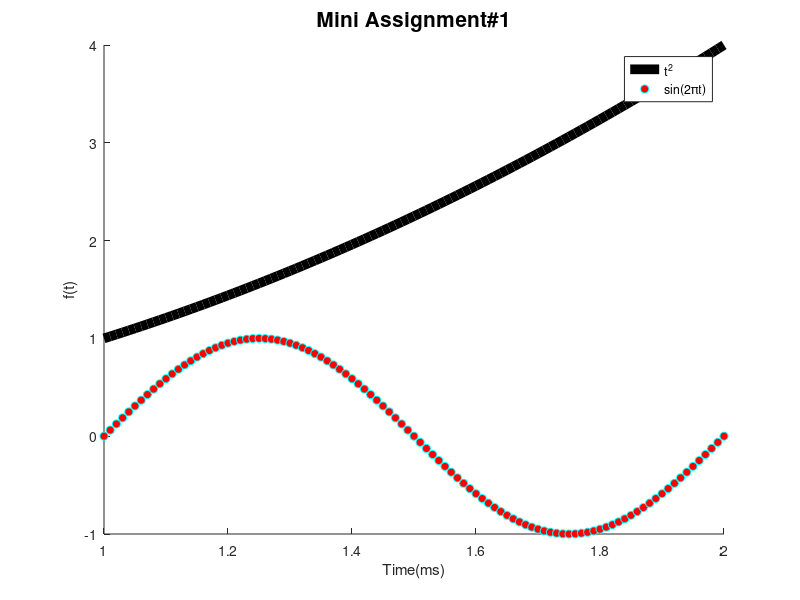

This chart was generated by the following MATLAB code:
t=1:0.01:2;
f=t.^2;
g=sin(2*pi.*t);
hold
h = plot(t,f,'k-',t,g,'or');
set(h(1),'LineWidth',7);
set(h(2),'Color','magenta','MarkerFaceColor','red','MarkerEdgeColor','cyan');
xlabel('Time(ms)');
ylabel('f(t)');
ht = title('Mini Assignment#1');
set(ht,'FontSize',15);
legend('t^2','sin(2\pit)');
hold
% legend('t^2');
% legend('sin(2)');